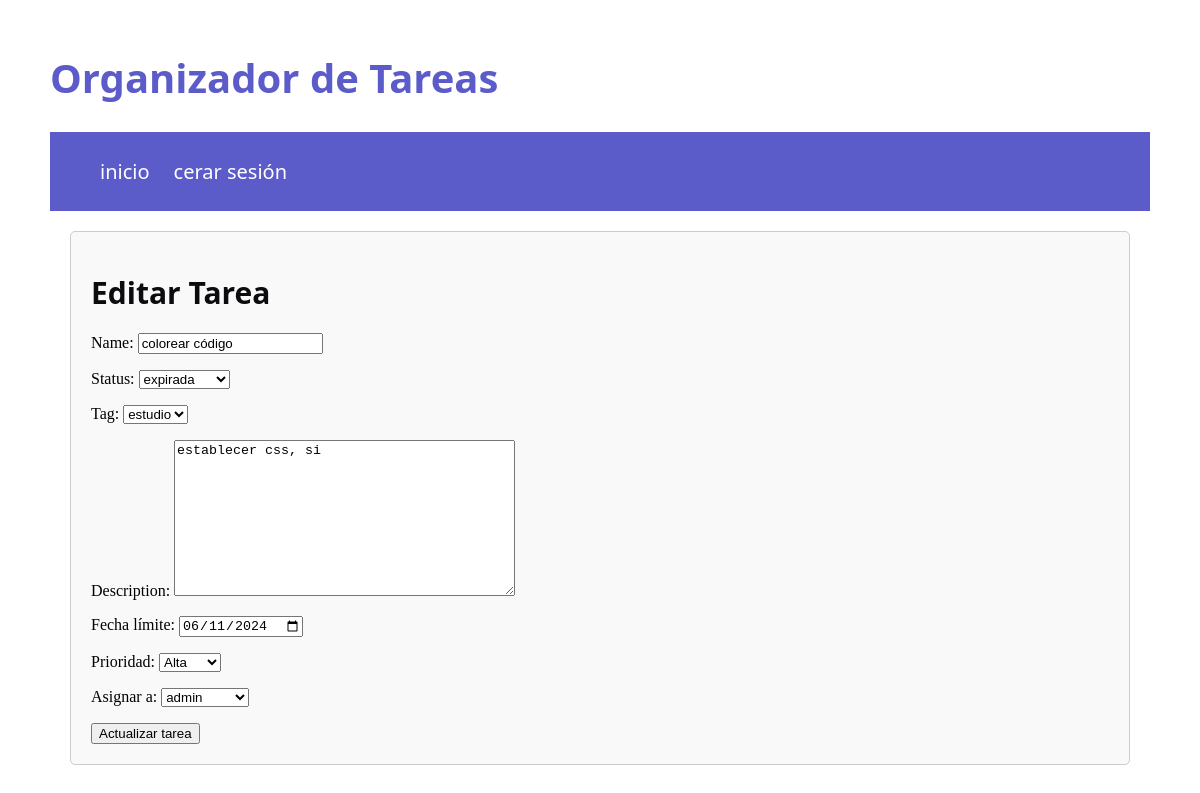
Page /task/task/5/ (signed in) on the committed database.
### task/models.py (models this page shows, shortened)
class Task(models.Model):
    name = models.CharField(max_length=150)
    expire_date = models.DateField(blank=False, null=False, default=now)
    description = models.TextField()
    status = models.ForeignKey(Status, on_delete=models.SET_NULL, null=True)
    user = models.ForeignKey(User, on_delete=models.CASCADE)
    tag = models.ForeignKey(Tag, on_delete=models.CASCADE)
    priority = models.ForeignKey(Priority, on_delete=models.CASCADE)

class Tag(models.Model):
    name = models.CharField(max_length=100)

class Status(models.Model):
    status = models.CharField(max_length=20)

class Priority(models.Model):
    priority = models.BooleanField(default=False)
    def __str__(self):
        return "Alta" if self.priority else "Baja"

### task/views.py (the view)
# urls.py: path('task/<int:task_id>/', edit_task, name='edit_task'),
@login_required
def edit_task(request, task_id):
    task = get_object_or_404(Task, id=task_id)
    if request.method == "POST":
        form = TaskModelForm(request.POST, instance=task)
        if form.is_valid():
            form.save()
            return redirect("task_edit_success")
    else:
        form = TaskModelForm(instance=task)
    return render(request, "task/edit_task.html", context={'form': form, 'task_id': task_id})

### task/forms.py
class TaskModelForm(forms.ModelForm):
    expire_date = forms.DateField(label="Fecha límite", widget=forms.DateInput(attrs={'type': 'date'}), initial=now().today())
    priority = forms.ModelChoiceField(queryset=Priority.objects.all(), label="Prioridad")
    user = forms.ModelChoiceField(queryset=User.objects.all(), label="Asignar a")
    class Meta:
        model = Task
        fields = ['name', 'status', 'tag', 'description', 'expire_date', 'priority', 'user']
    def __init__(self, *args, **kwargs):
        super(TaskModelForm, self).__init__(*args, **kwargs)
        self.fields["status"].choices = [(obj.id, obj.status) for obj in Status.objects.all()]
        self.fields["tag"].choices = [(obj.id, obj.name) for obj in Tag.objects.all()]

### account/models.py (called while the page is built)
    def __str__(self):
        return self.username

### templates/task/edit_task.html (shortened to what this page needs)
{% extends 'base.html' %}
{% load static %}
{% block content %}
<div class="form-container">
    <h1 class="acc-title">Editar Tarea</h1>
    <form method="post">
        {{ form.as_p }}
        <button type="submit">Actualizar tarea</button>
    </form>
</div>
{% endblock %}

### static/css/main.css (style rules this page uses)
.cuerpo { margin: 50px; }
.acc-title { font-family: 'Segoe UI', Tahoma, Geneva, Verdana, sans-serif; font-size: 30px; color: #0c0c0f; }
.form-container { margin: 20px; padding: 20px; border: 1px solid #ccc; border-radius: 5px; background-color: #f9f9f9; }

### rows in the picture
Task: name "colorear código", tag "estudio", description "establecer css, si", expire_date "06/11/2024", user "admin"
Status: status "expirada"
Priority: priority "Alta"
